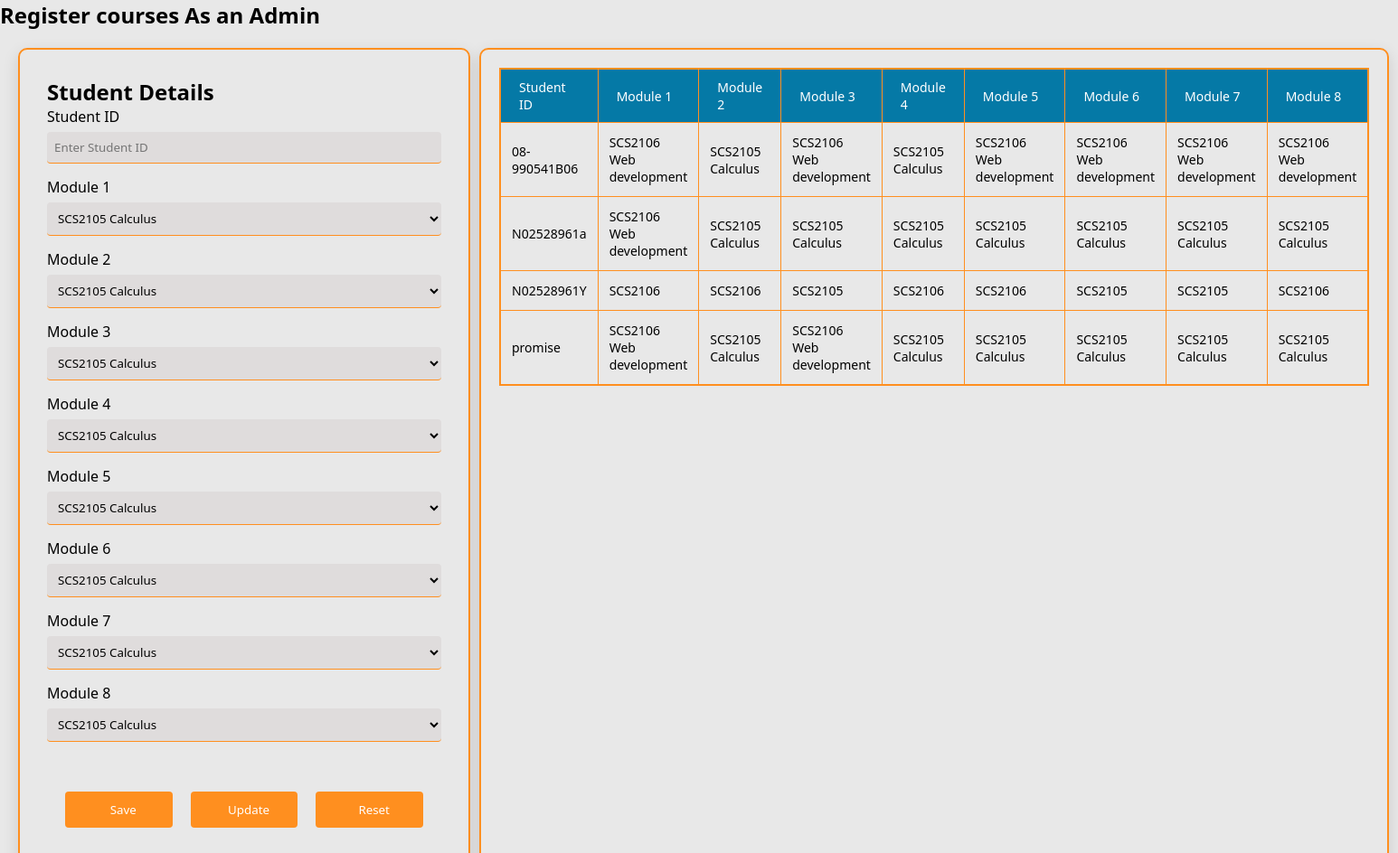
/Register-Form-Admin.php, run on the app's committed database.
### tables this page shows
CREATE TABLE `tblregister` (
  `student_id` varchar(255) NOT NULL,
  `module_1` varchar(255) NOT NULL,
  `module_2` varchar(255) NOT NULL,
  `module_3` varchar(255) NOT NULL,
  `module_4` varchar(255) NOT NULL,
  `module_5` varchar(255) NOT NULL,
  `module_6` varchar(255) NOT NULL,
  `module_7` varchar(255) NOT NULL,
  `module_8` varchar(255) NOT NULL
);

### Register-Form-Admin.php (the view, shortened to what this page needs)
<!DOCTYPE html>
<html lang="en">
<head>
    <link rel="stylesheet" href="LecturerForm.css">
    <link rel="stylesheet" href="global.css">
    <link rel="stylesheet" href="forms.css">
</head>
<body>
<div id="lecturer-form-container">
    <nav id="top-heading">
        <h2>
            Register courses As an Admin<i class="fa fa-envelope"></i>
        </h2>
    </nav>
    <div id="students-details-container">
        <div id="students-input-container">
            <h2>
                <i class="fa fa-file-text"></i> Student Details
            </h2>
            <form method="POST" action="">
                <section id="student-field-container">
                    <label for="student-id">Student ID</label>
                    <input type="text" id="student-id" name="student_id" placeholder="Enter Student ID">
                </section>
                <section id="student-field-container">
                    <label for="course_code">Module 1</label>
                    <select id="course_code" name="module1" placeholder="Enter course code">
                        <?php
                            require "config/config.php";
                            $sql = "SELECT course_code, course_name FROM tblmodules";
                            $result = mysqli_query($conn, $sql);
                            while($row = mysqli_fetch_assoc($result)) {
                                echo "<option value='" . $row['course_code'] . " " . $row['course_name'] . "'>" . $row['course_code'] . " " . $row['course_name'] . "</option>";
                            }
                        ?>
                    </select>
                </section>
                <section id="student-field-container">
                    <label for="course_code">Module 2</label>
                    <select id="course_code" name="module2" placeholder="Enter course code">
                        <?php
                            require "config/config.php";
                            $sql = "SELECT course_code, course_name FROM tblmodules";
                            $result = mysqli_query($conn, $sql);
                            while($row = mysqli_fetch_assoc($result)) {
                                echo "<option value='" . $row['course_code'] . " " . $row['course_name'] . "'>" . $row['course_code'] . " " . $row['course_name'] . "</option>";
                            }
                        ?>
                    </select>
                </section>
                <section id="student-field-container">
                    <label for="course_code">Module 3</label>
                    <select id="course_code" name="module3" placeholder="Enter course code">
                        <?php
                            require "config/config.php";
                            $sql = "SELECT course_code, course_name FROM tblmodules";
                            $result = mysqli_query($conn, $sql);
                            while($row = mysqli_fetch_assoc($result)) {
                                echo "<option value='" . $row['course_code'] . " " . $row['course_name'] . "'>" . $row['course_code'] . " " . $row['course_name'] . "</option>";
                            }
                        ?>
                    </select>
                </section>
                <section id="student-field-container">
                    <label for="course_code">Module 4</label>
                    <select id="course_code" name="module4" placeholder="Enter course code">
                        <?php
                            require "config/config.php";
                            $sql = "SELECT course_code, course_name FROM tblmodules";
                            $result = mysqli_query($conn, $sql);
                            while($row = mysqli_fetch_assoc($result)) {
                                echo "<option value='" . $row['course_code'] . " " . $row['course_name'] . "'>" . $row['course_code'] . " " . $row['course_name'] . "</option>";
                            }
                        ?>
                    </select>
                </section>
                <section id="student-field-container">
                    <label for="course_code">Module 5</label>
                    <select id="course_code" name="module5" placeholder="Enter course code">
                        <?php
                            require "config/config.php";
                            $sql = "SELECT course_code, course_name FROM tblmodules";
                            $result = mysqli_query($conn, $sql);
                            while($row = mysqli_fetch_assoc($result)) {
                                echo "<option value='" . $row['course_code'] . " " . $row['course_name'] . "'>" . $row['course_code'] . " " . $row['course_name'] . "</option>";
                            }
                        ?>
                    </select>
                </section>
                <section id="student-field-container">
                    <label for="course_code">Module 6</label>
                    <select id="course_code" name="module6" placeholder="Enter course code">
                        <?php
                            require "config/config.php";
                            $sql = "SELECT course_code, course_name FROM tblmodules";
                            $result = mysqli_query($conn, $sql);
                            while($row = mysqli_fetch_assoc($result)) {
                                echo "<option value='" . $row['course_code'] . " " . $row['course_name'] . "'>" . $row['course_code'] . " " . $row['course_name'] . "</option>";
                            }
                        ?>
                    </select>
                </section>
                <section id="student-field-container">
                    <label for="course_code">Module 7</label>
                    <select id="course_code" name="module7" placeholder="Enter course code">
                        <?php
                            require "config/config.php";
                            $sql = "SELECT course_code, course_name FROM tblmodules";
                            $result = mysqli_query($conn, $sql);
                            while($row = mysqli_fetch_assoc($result)) {
                                echo "<option value='" . $row['course_code'] . " " . $row['course_name'] . "'>" . $row['course_code'] . " " . $row['course_name'] . "</option>";
                            }
                        ?>
                    </select>
                </section>
                <section id="student-field-container">
                    <label for="course_code">Module 8</label>
                    <select id="course_code" name="module8" placeholder="Enter course code">
                        <?php
                            require "config/config.php";
                            $sql = "SELECT course_code, course_name FROM tblmodules";
                            $result = mysqli_query($conn, $sql);
                            while($row = mysqli_fetch_assoc($result)) {
                                echo "<option value='" . $row['course_code'] . " " . $row['course_name'] . "'>" . $row['course_code'] . " " . $row['course_name'] . "</option>";
                            }
                        ?>
                    </select>
                </section>
                <div id="lecturer-btn-container">
                    <button name="mark-save-btn"><i class="fa fa-save" ></i> Save</button>
                    <button name="btn-update"><i class="fa fa-edit"></i> Update</button>
                    <button name="btn-reset"><i class="fa fa-undo"></i> Reset</button>
                </div>
            </form>
        </div>
        <div id="students-info-container">
            <div id="student-table-container">
                 <?php
    require "config/config.php";
        echo "<table>";
                echo "<thead>";
                    echo "<tr>";
                        echo "<th>Student ID</th>";
                        echo "<th>Module 1</th>";
                        echo "<th>Module 2</th>";
                        echo "<th>Module 3</th>";
                        echo "<th>Module 4</th>";
                        echo "<th>Module 5</th>";
                        echo "<th>Module 6</th>";
                        echo "<th>Module 7</th>";
                        echo "<th>Module 8</th>";
                    echo "</tr>";
                echo "</thead>";
                echo "<tbody>";
                    $sql2 = "SELECT * FROM tblregister";
                    $result = mysqli_query($conn, $sql2);
                    while($row = mysqli_fetch_assoc($result)) {
                        echo "<tr>";
                            echo "<td>" . $row["student_id"] . "</td>";
                            echo "<td>" . $row["module_1"] . "</td>";
                            echo "<td>" . $row["module_2"] . "</td>";
                            echo "<td>" . $row["module_3"] . "</td>";
                            echo "<td>" . $row["module_4"] . "</td>";
                            echo "<td>" . $row["module_5"] . "</td>";
                            echo "<td>" . $row["module_6"] . "</td>";
                            echo "<td>" . $row["module_7"] . "</td>";
                            echo "<td>" . $row["module_8"] . "</td>";
                        echo "</tr>";
                    }
                echo "</tbody>";
            echo "</table>";
    ?>
            </div>
        </div>
    </div>
</div>
</body>
</html>

### LecturerForm.css (style rules this page uses)
* { padding: 0; margin:0; box-sizing: border-box; font-family: system-ui, -apple-system, BlinkMacSystemFont, 'Segoe UI', Roboto, Oxygen, Ubuntu, Cantarell, 'Open Sans', 'Helvetica Neue', sans-serif; }
#lecturer-form-container { height: auto; width: 100%; background: var(--dark-theme-background); color: var(--dark-theme-text); }
#lecturer-btn-container { width: 100%; display: flex; justify-content: center; align-items: center; padding: 20px; gap: 20px; margin-top: 20px; }
#lecturer-btn-container button { background: var(--primary-color); width: 200px; height: 40px; display: flex; justify-content: center; align-items: center; gap:10px; border: none; cursor: pointer; transition: all 0.3s; font-weight: 500; color: white; }
#students-details-container { width: 100%; display: grid; grid-template-columns: 1fr 4fr; gap: 10px; padding: 20px; }
#students-input-container { background: var(--dark-theme-back); padding:30px; border-radius: 10px; display: flex; flex-direction: column; border: 2px solid var(--primary-color); width: 500px; box-shadow: var(--mybox-shadow); }
#students-input-container form { display: flex; flex-direction: column; gap: 15px; }
#students-details-container input , #students-details-container select { background: var(--dark-theme-back-textbox); }
#student-field-container { display: flex; flex-direction: column; gap: 6px; }
#students-info-container { background: var(--dark-theme-back); padding:20px; border-radius: 10px; display: flex; flex-direction: column; border: 2px solid var(--primary-color); gap: 20px; box-shadow: var(--mybox-shadow); }
#student-table-container { overflow-y: auto; max-height: 550px; width: 100%; }
#student-table-container table { width: 100%; }
table thead { position: sticky; top: 0px; }
table tbody tr { transition: all 0.3s; }

### global.css (style rules this page uses)
:root { --primary-color: #ff8f1f; --secondary-color: #ffa11d; --blue-color: rgb(5, 121, 166); --light-theme-background: white; --light-theme-text: rgb(63, 63, 63); --light-theme-back: rgb(216, 216, 216); --dark-theme-background: rgb(232, 232, 232); --dark-theme-text: rgb(0, 0, 0); --dark-theme-text-2: rgb(0, 0, 0); --dark-theme-text-btn: rgb(255, 255, 255); --dark-theme-back: rgb(232, 232, 232); --dark-theme-hover-color: rgb(201, 201, 201); --dark-theme-student-dashboard-background: rgb(150, 150, 150); --dark-theme-back-textbox: rgb(223, 220, 220); --table-thead: #ffa74f; --mybox-shadow: 0 6px 18px rgba(0, 0, 0, 0.12); }
* { padding: 0; margin: 0; box-sizing: border-box; font-family: system-ui, -apple-system, BlinkMacSystemFont, 'Segoe UI', Roboto, Oxygen, Ubuntu, Cantarell, 'Open Sans', 'Helvetica Neue', sans-serif; }

### data on the page
tblregister: student_id "08-990541B06", module_1 "SCS2106 Web development", module_2 "SCS2105 Calculus", module_3 "SCS2106 Web development", module_4 "SCS2105 Calculus", module_5 "SCS2106 Web development", module_6 "SCS2106 Web development", module_7 "SCS2106 Web development", module_8 "SCS2106 Web development"
tblregister: student_id "N02528961a", module_1 "SCS2106 Web development", module_2 "SCS2105 Calculus", module_3 "SCS2105 Calculus", module_4 "SCS2105 Calculus", module_5 "SCS2105 Calculus", module_6 "SCS2105 Calculus", module_7 "SCS2105 Calculus", module_8 "SCS2105 Calculus"
tblregister: student_id "N02528961Y", module_1 "SCS2106", module_2 "SCS2106", module_3 "SCS2105", module_4 "SCS2106", module_5 "SCS2106", module_6 "SCS2105", module_7 "SCS2105", module_8 "SCS2106"
tblregister: student_id "promise", module_1 "SCS2106 Web development", module_2 "SCS2105 Calculus", module_3 "SCS2106 Web development", module_4 "SCS2105 Calculus", module_5 "SCS2105 Calculus", module_6 "SCS2105 Calculus", module_7 "SCS2105 Calculus", module_8 "SCS2105 Calculus"

### other printed values
form field module1 "SCS2105 Calculus"
form field module2 "SCS2105 Calculus"
form field module3 "SCS2105 Calculus"
form field module4 "SCS2105 Calculus"
form field module5 "SCS2105 Calculus"
form field module6 "SCS2105 Calculus"
form field module7 "SCS2105 Calculus"
form field module8 "SCS2105 Calculus"
